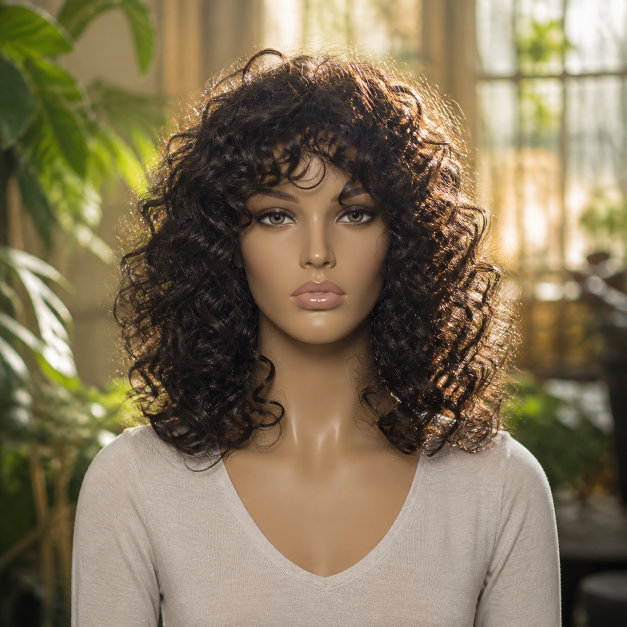
#> input picture projects/id-photo-workflow-lab/public-site/assets/source-fictional-mannequin.png, 1254 x 1254 px (shown at 1/2 size)
$ python build-static-thumbnails.py
#> lines starting #> are read from the running program, lines starting #| are printed output that depends on the picture
from pathlib import Path

from PIL import Image

ROOT = Path(__file__).resolve().parents[1]
ASSETS = ROOT / "public-site" / "assets"

FILES = {
    "source-fictional-mannequin.png": 900,
    "result-transparent.png": 700,
    "result-blue.png": 700,
    "layout-six-inch.png": 1200,
    "layout-five-inch.png": 1200,
    "layout-a4.png": 1200,
    "layout-3r.png": 1200,
    "layout-4r.png": 1200,
}

for filename, max_side in FILES.items():
    source = ASSETS / filename
    target = ASSETS / f"{source.stem}-preview.webp"
    with Image.open(source) as image:
#> image is the input picture: PIL image 1254x1254 RGB; mean R, G, B 130.5, 116, 89
        image.thumbnail((max_side, max_side), Image.Resampling.LANCZOS)
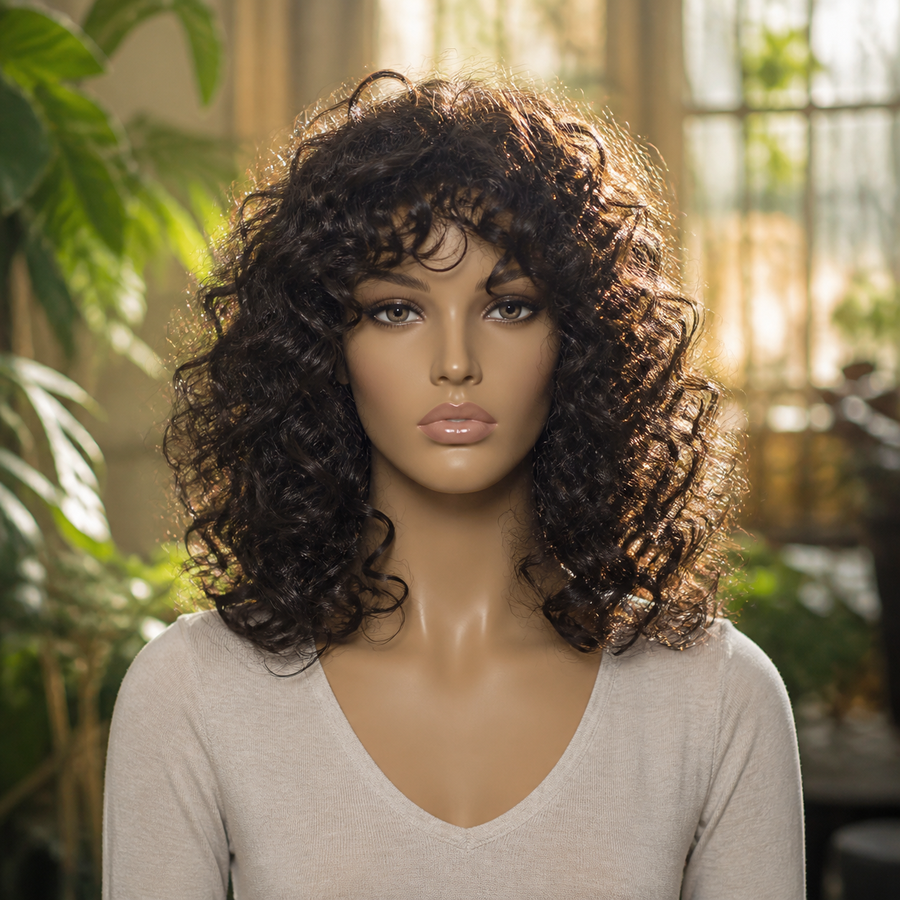
#> image: PIL image 900x900 RGB; mean R, G, B 130.5, 116, 89
        image.save(target, "WEBP", quality=86, method=6)
    print(f"{target.name}: {target.stat().st_size} bytes")
